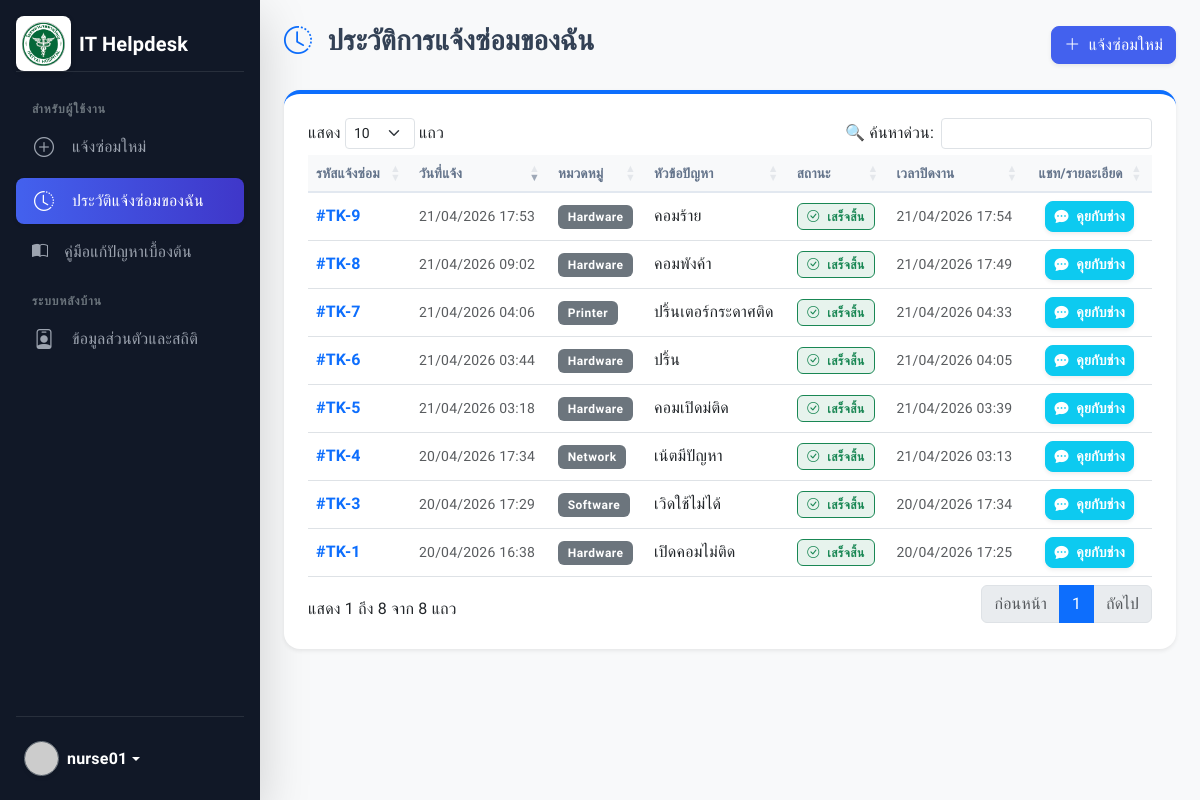
The page /modules/tickets/view.php?error=unauthorized (signed in) on the database its author committed.
### tables this page shows
CREATE TABLE `tickets` (
  `ticket_id` int(11) NOT NULL,
  `user_id` int(11) NOT NULL,
  `it_support_id` int(11) DEFAULT NULL,
  `title` varchar(150) NOT NULL,
  `category` varchar(50) NOT NULL,
  `problem_desc` text NOT NULL,
  `building` varchar(100) DEFAULT NULL,
  `floor` varchar(50) DEFAULT NULL,
  `room_no` varchar(100) DEFAULT NULL,
  `image_path` varchar(255) DEFAULT NULL,
  `urgency` enum('Normal','High','Critical') DEFAULT 'Normal',
  `status` enum('Pending','In Progress','Resolved','Closed') DEFAULT 'Pending',
  `resolution_notes` text DEFAULT NULL,
  `rating` int(11) DEFAULT NULL,
  `feedback` text DEFAULT NULL,
  `created_at` timestamp NOT NULL DEFAULT current_timestamp(),
  `resolved_at` timestamp NULL DEFAULT NULL
);

### core/Ticket.php (called while the page is built, shortened)
<?php
class Ticket {
    private $conn;
    private $table = "tickets";
    public function __construct($db) {
        $this->conn = $db;
    }
    public function getMyTickets($user_id) {
        $sql = "SELECT * FROM " . $this->table . " WHERE user_id = ? ORDER BY created_at DESC";
        $stmt = $this->conn->prepare($sql);
        $stmt->execute([$user_id]);
        return $stmt->fetchAll();
    }
}
?>

### modules/tickets/view.php (the view, shortened to what this page needs)
<?php
require_once '../../core/Ticket.php';
$db = new Database();
$conn = $db->connect();
$ticketObj = new Ticket($conn);
$myTickets = $ticketObj->getMyTickets($_SESSION['user_id']);
require_once '../../includes/header.php';
require_once '../../includes/sidebar.php';
?>
<div class="d-flex justify-content-between align-items-center mb-4">
    <h3 class="fw-bold"><i class="bi bi-clock-history text-primary me-2"></i> ประวัติการแจ้งซ่อมของฉัน</h3>
    <a href="create.php" class="btn btn-primary shadow-sm"><i class="bi bi-plus-lg me-1"></i> แจ้งซ่อมใหม่</a>
</div>
<div class="card card-custom p-4 shadow-sm border-top border-primary border-4">
    <div class="table-responsive">
        <table class="table table-hover align-middle w-100">
            <thead class="table-light text-muted">
                <tr>
                    <th>รหัสแจ้งซ่อม</th>
                    <th>วันที่แจ้ง</th>
                    <th>หมวดหมู่</th>
                    <th>หัวข้อปัญหา</th>
                    <th>สถานะ</th>
                    <th>เวลาปิดงาน</th>
                    <th class="text-center">แชท/รายละเอียด</th> </tr>
            </thead>
            <tbody>
                <?php if(empty($myTickets)): ?>
                    <tr><td colspan="8" class="text-center py-5 text-muted">คุณยังไม่มีประวัติการแจ้งซ่อม</td></tr>
                <?php else: ?>
                    <?php foreach($myTickets as $t): ?>
                    <tr>
                        <td class="fw-bold text-primary">#TK-<?php echo $t['ticket_id']; ?></td>
                        <td class="text-muted small"><?php echo date('d/m/Y H:i', strtotime($t['created_at'])); ?></td>
                        <td><span class="badge bg-secondary"><?php echo htmlspecialchars($t['category']); ?></span></td>
                        <td><?php echo htmlspecialchars($t['title']); ?></td>
                        <td>
                            <?php
                                if($t['status'] == 'Pending') echo '<span class="badge bg-danger bg-opacity-10 text-danger border border-danger"><i class="bi bi-hourglass-split me-1"></i> รอดำเนินการ</span>';
                                elseif($t['status'] == 'In Progress') echo '<span class="badge bg-warning bg-opacity-10 text-warning border border-warning"><i class="bi bi-tools me-1"></i> กำลังซ่อม</span>';
                                else echo '<span class="badge bg-success bg-opacity-10 text-success border border-success"><i class="bi bi-check-circle me-1"></i> เสร็จสิ้น</span>';
                            ?>
                        </td>
                        <td class="text-muted small">
                            <?php echo ($t['resolved_at']) ? date('d/m/Y H:i', strtotime($t['resolved_at'])) : '-'; ?>
                        </td>
                        <td class="text-center">
                            <a href="ticket_detail.php?id=<?php echo $t['ticket_id']; ?>" class="btn btn-sm btn-info text-white shadow-sm fw-bold">
                                <i class="bi bi-chat-dots-fill me-1"></i> คุยกับช่าง
                            </a>
                        </td>
                    </tr>
                    <?php endforeach; ?>
                <?php endif; ?>
            </tbody>
        </table>
    </div>
</div>
<?php require_once '../../includes/footer.php'; ?>

### assets/css/style.css (style rules this page uses)
:root { --primary-color: #4361ee; --secondary-color: #3f37c9; --success-color: #4cc9f0; --danger-color: #f72585; --bg-color: #f8f9fa; --sidebar-bg: #111827; --sidebar-hover: #1f2937; --text-main: #334155; --card-shadow: 0 10px 15px -3px rgba(0, 0, 0, 0.05), 0 4px 6px -2px rgba(0, 0, 0, 0.025); }
body { font-family: 'Sarabun', sans-serif; background-color: var(--bg-color); color: var(--text-main); letter-spacing: 0.2px; }
.card-custom { border: none; border-radius: 16px; box-shadow: var(--card-shadow); transition: transform 0.3s cubic-bezier(0.4, 0, 0.2, 1), box-shadow 0.3s cubic-bezier(0.4, 0, 0.2, 1); background: #ffffff; }
.btn { border-radius: 8px; font-weight: 500; transition: all 0.2s ease; }
.btn-primary { background-color: var(--primary-color); border-color: var(--primary-color); }
.badge { padding: 0.5em 0.8em; font-weight: 600; border-radius: 6px; letter-spacing: 0.5px; }
table.dataTable > thead > tr > th { border-bottom: 2px solid #e2e8f0; text-transform: uppercase; font-size: 0.85rem; color: #64748b; }

### includes/header.php (style rules this page uses)
html, body { height: 100%; }

### rows shown on the page
tickets: ticket_id "9", created_at "21/04/2026 17:53", category "Hardware", title "คอมร้าย", status "เสร็จสิ้น", resolved_at "21/04/2026 17:54"
tickets: ticket_id "8", created_at "21/04/2026 09:02", category "Hardware", title "คอมพังค้า", status "เสร็จสิ้น", resolved_at "21/04/2026 17:49"
tickets: ticket_id "7", created_at "21/04/2026 04:06", category "Printer", title "ปริ้นเตอร์กระดาศติด", status "เสร็จสิ้น", resolved_at "21/04/2026 04:33"
tickets: ticket_id "6", created_at "21/04/2026 03:44", category "Hardware", title "ปริ้น", status "เสร็จสิ้น", resolved_at "21/04/2026 04:05"
tickets: ticket_id "5", created_at "21/04/2026 03:18", category "Hardware", title "คอมเปิดม่ติด", status "เสร็จสิ้น", resolved_at "21/04/2026 03:39"
tickets: ticket_id "4", created_at "20/04/2026 17:34", category "Network", title "เน้ตมีปัญหา", status "เสร็จสิ้น", resolved_at "21/04/2026 03:13"
tickets: ticket_id "3", created_at "20/04/2026 17:29", category "Software", title "เวิดใช้ไม่ได้", status "เสร็จสิ้น", resolved_at "20/04/2026 17:34"
tickets: ticket_id "1", created_at "20/04/2026 16:38", category "Hardware", title "เปิดคอมไม่ติด", status "เสร็จสิ้น", resolved_at "20/04/2026 17:25"

### other values the page prints
$_SESSION['username'] "nurse01"
